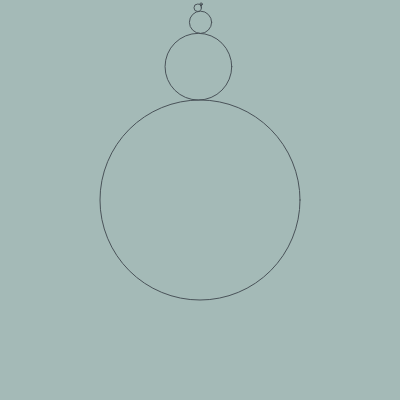
Frame 1 (no input)
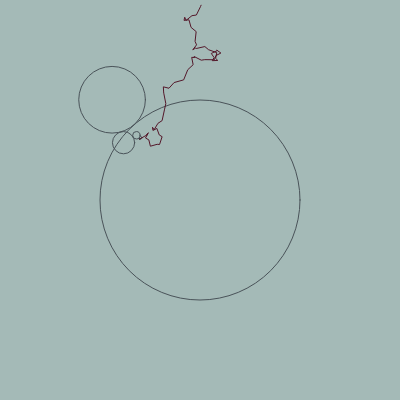
Frame 60 (no input)
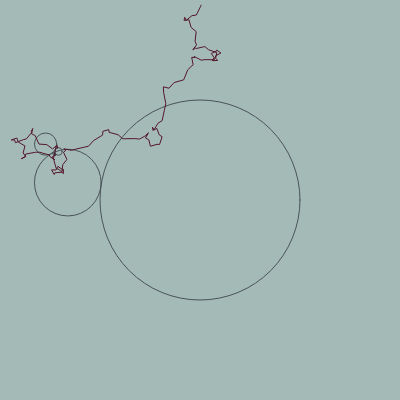
Frame 120 (the mouse pressed at the canvas centre since frame 60)

The p5.js sketch that drew these frames (run headless with seeded random() and noise() and a simulated clock; from frame 60 on, the mouse is pressed at the canvas centre):

// p5.js sketch
// ── sketch.js
var path;

function setup() {
  createCanvas(400, 400);
  frameRate(60);
  path = new Array();
  r1 = 100; x1 = 200; y1 = 200;
  sun = new Orbit(x1, y1, r1, null, 0.003);
  next = sun;
  //console.log(next);
  for (var i = 0; i < 10; i++){
    next = next.newChild(next);
    //console.log(next);
  }
}

function draw() {
  background(164, 186, 183);
  sun.show();
  current = sun;
  while (current.child != null){
      current = current.child;
      current.update();
      current.show();
  }
  path.push(createVector(current.x, current.y));

  stroke(84, 24, 42);
  beginShape();
  for (var i = 0; i < path.length; i++){
    vertex(path[i].x, path[i].y);
  }
  endShape();
}

// ── Orbit.js
class Orbit{

  constructor(x, y, r, p, s){
    this.angle = -PI/2;
    this.r = r;
    this.x = x;
    this.y = y;
    this.child = null;
    this.parent = p;
    this.speed = s;
  }

  newChild(parent){
    console.log(parent);
    let newR = this.r / 3;
    let rSum = this.r + newR;
    let newX = this.x + rSum * cos(this.angle);
    let newY = this.y + rSum * sin(this.angle);
    this.child =
      new Orbit(newX, newY, newR, parent, -4 * this.speed);
    return this.child;
  }

  update(){
    if (this.parent != null){
      this.angle += this.speed;

      let rSum = this.parent.r + this.r;
      this.x = this.parent.x + rSum * cos(this.angle);
      this.y = this.parent.y + rSum * sin(this.angle);
    }
  }

  show(){
    noFill();
    stroke(74, 83, 89);
    strokeWeight(1);
    ellipse(this.x, this.y, 2 * this.r, 2 * this.r);
  }
}
